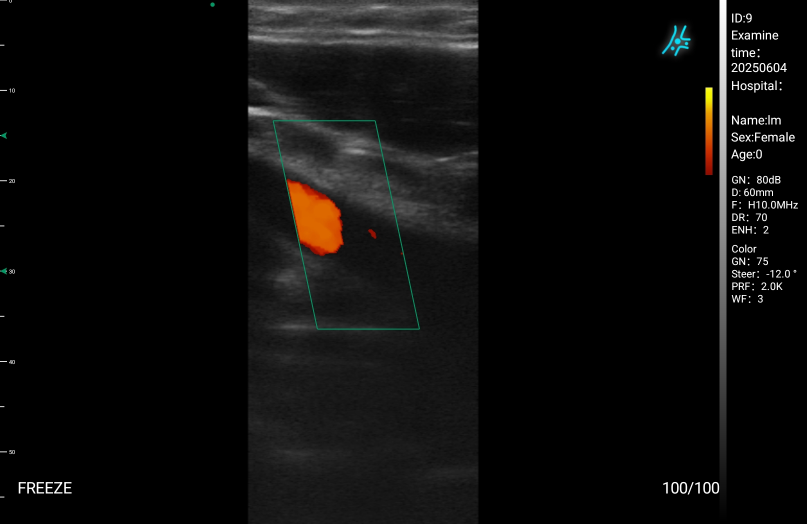
#> input picture 20250604193721_9_lm_.jpg, 1614 x 1048 px (shown at 1/2 size)
$ python -i compound_video.py   (imports and definitions only)
#> lines starting #> are read from the running program, lines starting #| are printed output that depends on the picture; after the words box and inside, x2 and y2 are one past the last pixel; in counts of white or black regions, pixels touching at a corner belong together
#> further down, picture is the input picture: shape (1048, 1614, 3); mean B, G, R 12.1, 12.9, 13.6
# /data/data/com.termux/files/home/dev/snappython/processor/management/commands/compound_videos.py
# Using Video-Panorama stitching approach from https://github.com/krutikabapat/Video-Panorama
# https://github.com/Terabuck/snappython
# Grok https://www.yeschat.ai/app/chat/81edabd3e69b4d28a3bc7e576a1bc62f
# v0004-00_06_17_8_extended.png
import cv2
import numpy as np
import os
import logging
from django.conf import settings
from django.core.management.base import BaseCommand

# Set up logging
# [1 line not run here, left out]
logger = logging.getLogger(__name__)

def extract_ultrasound_region(image, threshold=10):
    """Extract the ultrasound image region by removing black borders."""
#> called with threshold = 10
    gray = cv2.cvtColor(image, cv2.COLOR_BGR2GRAY)
    _, binary = cv2.threshold(gray, threshold, 255, cv2.THRESH_BINARY)
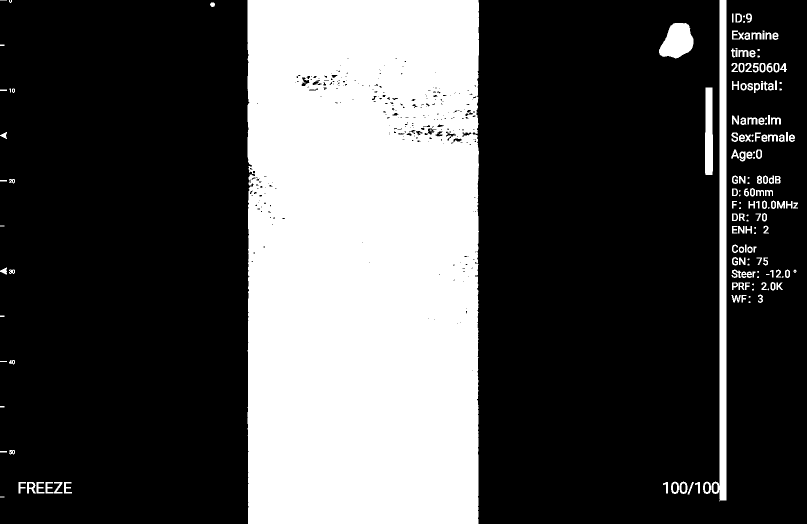
#> binary: shape (1048, 1614) (shown at 1/2 size); 30.4% white; 176 white regions (44 under 20 px)
    contours, _ = cv2.findContours(binary, cv2.RETR_EXTERNAL, cv2.CHAIN_APPROX_SIMPLE)
#> contours = 173 contours, 46 with area under 20; largest, box (x1, y1, x2, y2) and area: (495, 0, 958, 1048) 480818, (1423, 0, 1453, 1003) 13304, (1318, 46, 1387, 117) 3351, (1410, 175, 1426, 350) 2418, (1406, 963, 1422, 988) 295

    if not contours:
        return image, (0, 0, image.shape[1], image.shape[0])

    largest_contour = max(contours, key=cv2.contourArea)
#> largest_contour = contour of 632 points, box (x1, y1, x2, y2) (495, 0, 958, 1048), area 480818
    x, y, w, h = cv2.boundingRect(largest_contour)
#> x = 495; y = 0; w = 463; h = 1048

    return image[y:y+h, x:x+w], (x, y, w, h)

# [14 lines left out: functions create_gaussian_mask, smooth_flow, not called in this run]

class Command(BaseCommand):
    help = 'Process an ultrasound video to create an extended view'

    def add_arguments(self, parser):
        parser.add_argument('filename', type=str, help='Name of the input video file')

    # [120 lines left out: function process_video, not called in this run]

    def handle(self, *args, **options):
        filename = options['filename']
        self.process_video(filename)

>>> import cv2
>>> picture = cv2.imread('../../../20250604193721_9_lm_.jpg')
>>> result = extract_ultrasound_region(picture)

$ run again, on 20250604200009_9_lm_.jpg
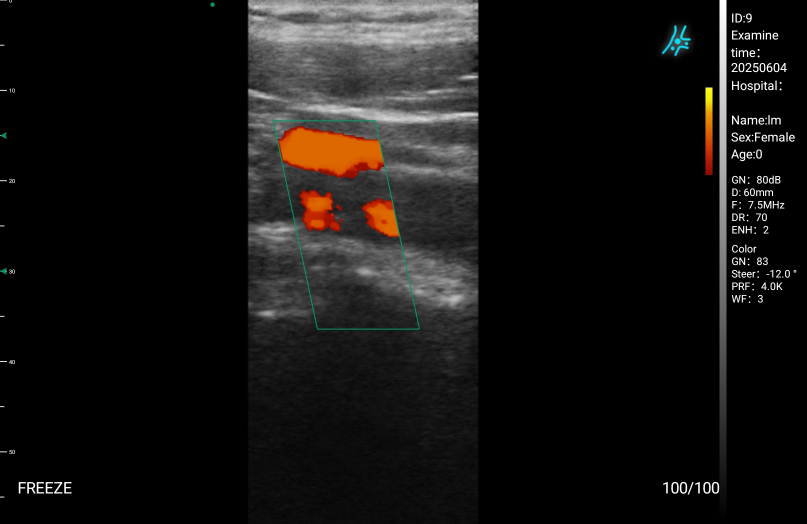
#> input picture 20250604200009_9_lm_.jpg, 1614 x 1048 px (shown at 1/2 size)
#> picture is the input picture: shape (1048, 1614, 3); mean B, G, R 18.6, 19.9, 21.5
#> in extract_ultrasound_region, `gray = cv2.cvtColor(image, cv2.COLOR_BGR2GRAY)`:
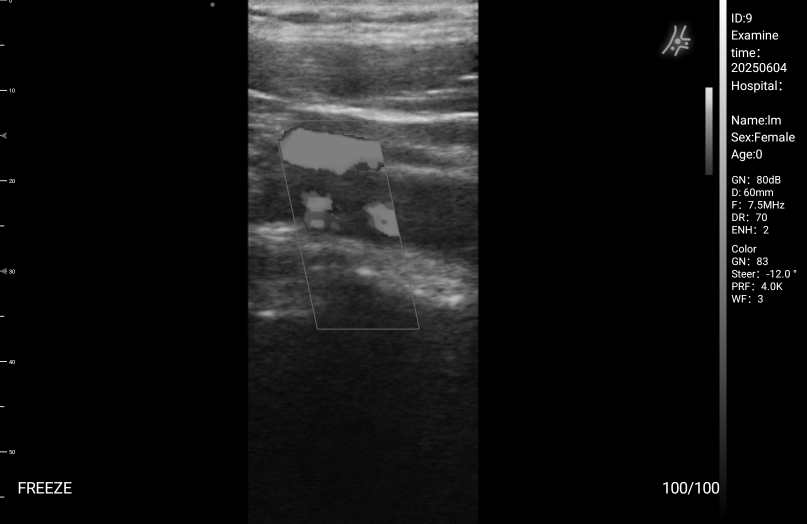
#> gray: shape (1048, 1614) (shown at 1/2 size); min 0, max 255, mean 20.2
#> in extract_ultrasound_region, `_, binary = cv2.threshold(gray, threshold, 255, cv2.THRESH_BINARY)`:
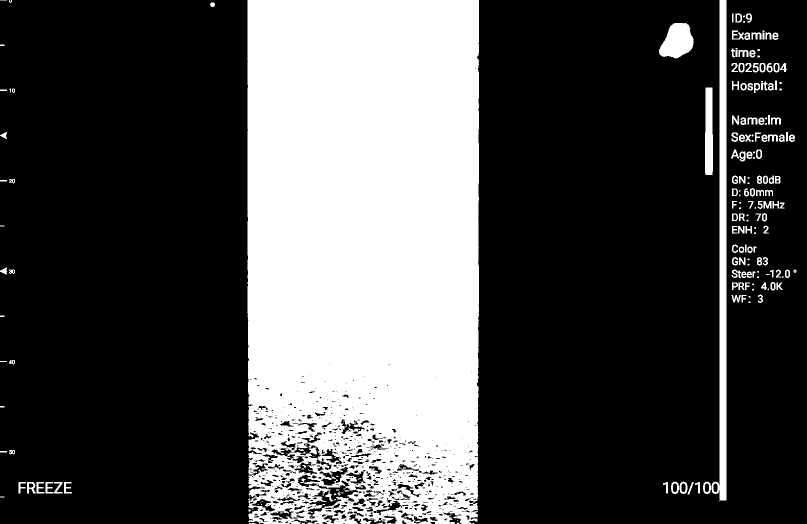
#> binary: shape (1048, 1614) (shown at 1/2 size); 29.3% white; 240 white regions (103 under 20 px)
#> contours = 188 contours, 63 with area under 20; largest, box (x1, y1, x2, y2) and area: (495, 0, 958, 1048) 479481, (1423, 0, 1453, 1003) 13304, (1318, 46, 1387, 117) 3351, (1410, 175, 1426, 350) 2418, (1406, 963, 1422, 988) 295
#> largest_contour = contour of 938 points, box (x1, y1, x2, y2) (495, 0, 958, 1048), area 479481
#> x = 495; y = 0; w = 463; h = 1048
